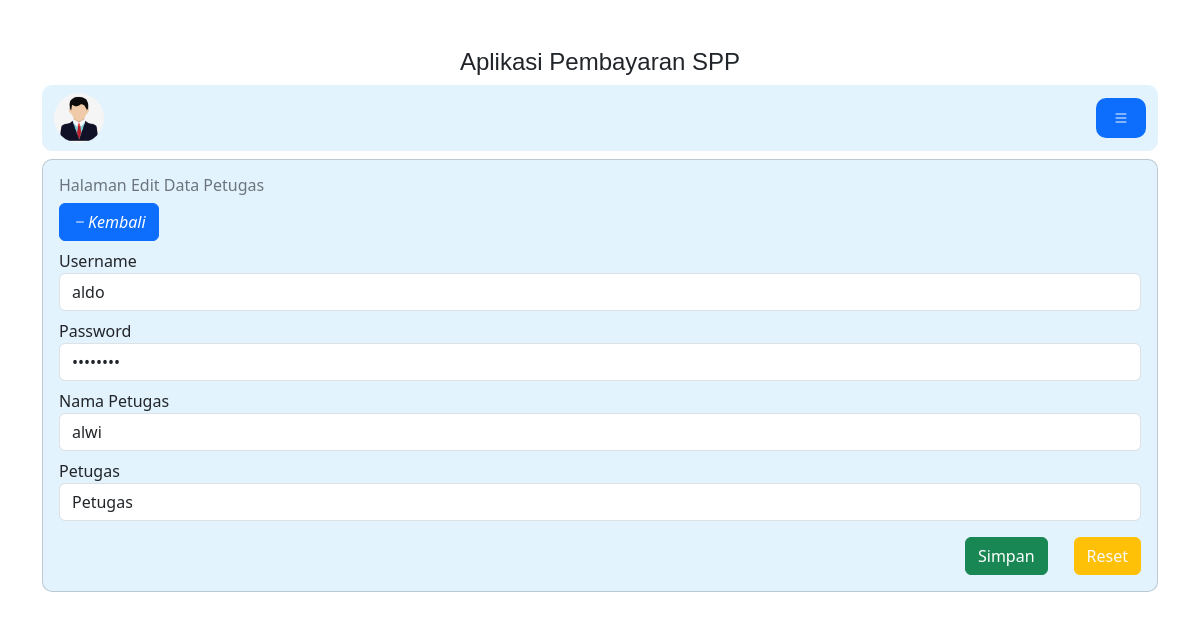
The app's page /admin/admin.php?url=edit-petugas&id_petugas=3 (signed in) with its own data.
### tables this page shows
CREATE TABLE `petugas` (
  `id_petugas` int(11) NOT NULL,
  `username` varchar(25) NOT NULL,
  `password` varchar(32) NOT NULL,
  `nama_petugas` varchar(35) NOT NULL,
  `level` enum('admin','petugas') NOT NULL
);

### admin/edit-petugas.php (the view, shortened to what this page needs)
<?php
$id_petugas = $_GET['id_petugas'];
include "../koneksi.php";
$sql = "SELECT*FROM petugas WHERE id_petugas='$id_petugas'";
$query = mysqli_query($koneksi, $sql);
$data = mysqli_fetch_array($query);
?>
<h6 class="text-secondary">Halaman Edit Data Petugas</h6>
<a href="?url=petugas" class="btn btn-primary"><i class="bi bi-dash">Kembali</i></a>
<form action="?url=proses-edit-petugas&id_petugas=<?= $id_petugas ?>" method="post">
    <div class="form-group mb-2 mt-2">
        <label for="">Username</label>
        <input value="<?= $data['username'] ?>" type="text" name="username" class="form-control" required>
    </div>
    <div class="form-group mb-2 mt-2">
        <label for="">Password</label>
        <input value="<?= $data['password'] ?>" type="password" name="password" class="form-control" required>
    </div>
    <div class="form-group mb-2 mt-2">
        <label for="">Nama Petugas</label>
        <input value="<?= $data['nama_petugas'] ?>" type="text" name="nama_petugas" class="form-control" required>
    </div>
    <div class="form-group mb-2 mt-2">
        <label for="">Petugas</label>
        <select name="level" class="form-control" required>
            <?php if ($data['level'] === 'admin') : ?>
                <option value="admin">Admin</option>
                <option value="petugas">Petugas</option>
            <?php elseif ($data['level'] === 'petugas') : ?>
                <option value="petugas">Petugas</option>
            <?php else : ?>
                <option value="admin">Admin</option>
                <option value="petugas">Petugas</option>
            <?php endif; ?>
        </select>
    </div>
    <div class="form-group  mt-3 d-flex justify-content-end">
        <button type="submit" class="btn btn-success">Simpan</button>
        <div class="btn btn-default"></div>
        <button type="reset" class="btn btn-warning text-light">Reset</button>
    </div>
</form>

### records on screen
petugas: username "aldo", nama_petugas "alwi", level "Petugas"
